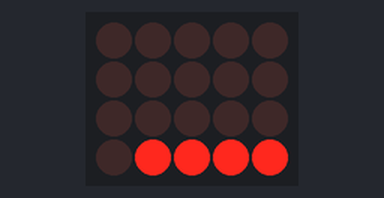
The sketch below on a simulated Arduino Uno, built with avr-gcc and run on an emulated ATmega328P. Shown: 5×4 LED matrix. Wiring (inferred from the names in the program): LED matrix (orientation assumed): rows A0, A1, A2, A3; columns A4, pin 1, pin 10, pin 0, pin 7.

Above: at 2.06 s.
At 3.86 s:
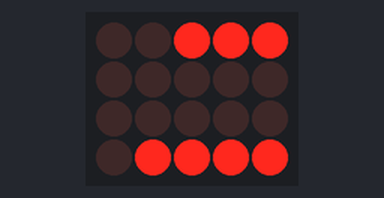
At 13.7 s:
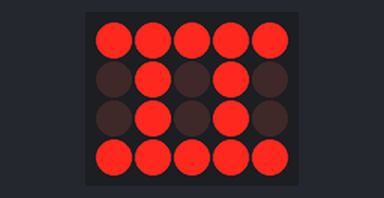
At 20.3 s:
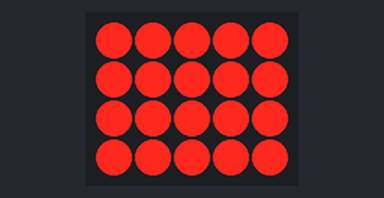
At 29.5 s:
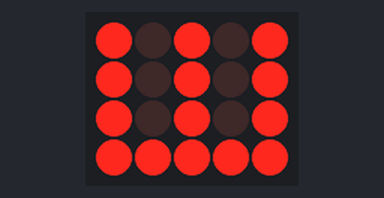
At 36.5 s:
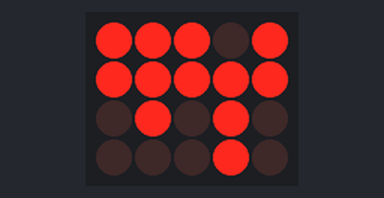

Measured:
- what the display in image 0 shows lasts 0.5 s, from 1.8 s to 2.3 s
- what the display in image 2 shows lasts 1.5 s, from 13.6 s to 15.1 s
- what the display in image 3 shows lasts 1.1 s, from 20.3 s to 21.4 s

The sketch:

Instructor_Code.ino
```cpp
//initializing and declaring led rows
int cLength = 16;
int lLength = 4;
int column[] = {A4, 11, 12, 13, A5, 8, 9, 10, 3, 6, 5, 7, 2, 1, 0, 4};
//initializing and declaring led layers
int layer[] = {A0, A1, A2, A3};

int activatedColumnIndex = 0;
int activatedLayerIndex = 0;
int time = 1;

void setup() {
  // put your setup code here, to run once:
  //setting rows to ouput
  for (int i = 0; i < 16; i++)
  {
    pinMode(column[i], OUTPUT);
  }
  //setting layers to output
  for (int i = 0; i < 4; i++)
  {
    pinMode(layer[i], OUTPUT);
    digitalWrite(layer[i], OUTPUT);
  }
//    Serial.begin(9600);
//    Serial.println("flush");

}

void loop() {
  for (int i = 0; i < 2; i++){
    expandingBox();
  }
  for (int i = 0; i < 3; i++){
    iLoveYou();
  }
  for (int i = 0; i < 3; i++){
    inOut();
  }
  for (int i = 0; i < 20; i++){
    scattered();
  }
}

void expandingBox() {
  int delayC = 400;
  String on = "";
  on = addString(on, delayC, "111,");
  on = addString(on, delayC, "121,112,211,");
  on = addString(on, delayC, "131,113,311,");
  on = addString(on, delayC, "141,114,411,");

  on = addString(on, delayC, "142,241,214,124,412,421,");
  on = addString(on, delayC, "143,341,314,134,413,431,");
  on = addString(on, delayC, "144,441,414,144,414,441,");

  on = addString(on, delayC, "442,244,424,");
  on = addString(on, delayC, "443,344,434,");
  on = addString(on, delayC, "444,");

  on = removeString(on, delayC, 1);
  on = removeString(on, delayC, 3);
  on = removeString(on, delayC, 3);
  on = removeString(on, delayC, 6);
  on = removeString(on, delayC, 6);
  on = removeString(on, delayC, 6);
  on = removeString(on, delayC, 3);
  on = removeString(on, delayC, 3);
  on = removeString(on, delayC, 3);
}

String removeString(String on, int delayC, int repeat) {
  for (int i = 0; i < repeat; i++) {
    on = on.substring(4, on.length());
    lightArray(on, delayC);
  }
  return on;
}

String addString(String on, int hold, String add) {
  on += add;
  lightArray(on, hold);
  return on;
}

void lightArray(String on, int hold) {
  for (int i = 0; i < hold; i += on.length()) {
    for (int i = 0; i < on.length(); i += 4) {
      //the number is going to be xyz
      int x = on.substring(i, i + 1).toInt();

      //Find y
      int y = on.substring(i + 1, i + 2).toInt();

      //Find z
      int z = on.substring(i + 2, i + 3).toInt();

      x = x - 1;
      y = y - 1;
      z = z - 1;

      int column = x + (y * 4);
      int layer = z;
      lightOne(column, layer);
      delayMicroseconds(300);
    }
  }
}

void lightOne(int columnI, int layerI) {
  digitalWrite(layer[activatedLayerIndex], HIGH);
  digitalWrite(column[activatedColumnIndex], LOW);
  activatedLayerIndex = layerI;
  activatedColumnIndex = columnI;
  digitalWrite(column[activatedColumnIndex], HIGH);
  digitalWrite(layer[activatedLayerIndex], LOW);
}

void lightAll() {
  int all[][4] = {{1, 1, 1, 1}, {1, 1, 1, 1}, {1, 1, 1, 1}, {1, 1, 1, 1}};
  for (int i = 0; i < 4; i++) {
    lightSheet(i, all);
    delayMicroseconds(500);
  }
}

void oneByOne() {
  for (int z = 0; z < 4; z++) {
    activateLayer(z);
    for (int x = 0; x < 16; x++) {
      activateColumn(x);
      delay(time);
    }
  }
}

void slowOneByOne() {
  time = 250;
  oneByOne();
}

void fastOneByOne() {
  time = 100;
  oneByOne();
}

void scattered() {
  time = 1;
  oneByOne();
}

void lightLayer(int a) {
  time = 1;
  activateLayer(a);
  for (int i = 0; i < 16; i++) {
    activateColumn(i);
    delay(time);
  }
}

void lightColumn(int a) {
  time = 1;
  activateColumn(a);
  for (int i = 0; i < 4; i++) {
    activateLayer(i);
    delay(time);
  }
}


void iLoveYou() {
  int hold = 20;
  for (int k = 0; k < hold; k++) {
    for (int j = 0; j < 10; j++) {
      for (int i = 0; i < 4; i++) {
        letterI(i);
      }
    }
  }

  for (int k = 0; k < hold; k++) {
    for (int j = 0; j < 10; j++) {
      for (int i = 0; i < 4; i++) {
        heart(i);
      }
    }
  }

  for (int k = 0; k < hold; k++) {
    for (int j = 0; j < 10; j++) {
      for (int i = 0; i < 4; i++) {
        letterU(i);
      }
    }
  }
}

void letterI(int sheet) {
  //[layer][column]
  int activated[][4] = {{1, 1, 1, 1}, {0, 1, 1, 0}, {0, 1, 1, 0}, {1, 1, 1, 1}};
  lightSheet(sheet, activated);
}

void heart(int sheet) {
  //[layer][column]
  int activated[][4] = {{0, 0, 1, 0}, {0, 1, 1, 0}, {1, 1, 1, 1}, {1, 1, 0, 1}};
  lightSheet(sheet, activated);
}

void letterU(int sheet) {
  int activated[][4] = {{1, 1, 1, 1}, {1, 0, 0, 1}, {1, 0, 0, 1}, {1, 0, 0, 1}};
  lightSheet(sheet, activated);
}

void lightSheet(int sheet, int activated[][4]) {
  int adjust = 4 * sheet;
  for (int i = 0; i < 4; i++) {
    activateLayer(3-i);
    for (int j = 0; j < 4; j++) {
      if (activated[i][j] == 1)
        activateColumn(j + adjust);
      delayMicroseconds(100);
    }
    turnColumnsOff();
  }
}

void activateLayer(int a) {
  digitalWrite(layer[activatedLayerIndex], HIGH);
  activatedLayerIndex = a;
  digitalWrite(layer[activatedLayerIndex], LOW);
}

void activateColumn(int a) {
  digitalWrite(column[activatedColumnIndex], LOW);
  activatedColumnIndex = a;
  digitalWrite(column[activatedColumnIndex], HIGH);
}

void turnColumnsOff() {
  digitalWrite(column[activatedColumnIndex], LOW);
}

void inOut() {
  //in
  for (int i = 0; i < 100; i++) {
    int in[][4] = {{0, 0, 0, 0}, {0, 1, 1, 0}, {0, 1, 1, 0}, {0, 0, 0, 0}};
    lightSheet(1, in);
    delayMicroseconds(100);
    lightSheet(2, in);
  }

  //out
  for (int i = 0; i < 50; i++) {
    int out0[][4] = {{1, 1, 1, 1}, {1, 1, 1, 1}, {1, 1, 1, 1}, {1, 1, 1, 1}};
    lightSheet(0, out0);
    delayMicroseconds(100);

    int out1[][4] = {{1, 1, 1, 1}, {1, 0, 0, 1}, {1, 0, 0, 1}, {1, 1, 1, 1}};
    lightSheet(1, out1);
    delayMicroseconds(100);

    int out2[][4] = {{1, 1, 1, 1}, {1, 0, 0, 1}, {1, 0, 0, 1}, {1, 1, 1, 1}};
    lightSheet(2, out2);
    delayMicroseconds(100);

    int out3[][4] = {{1, 1, 1, 1}, {1, 1, 1, 1}, {1, 1, 1, 1}, {1, 1, 1, 1}};
    lightSheet(3, out3);
    delayMicroseconds(100);
  }

}
```
